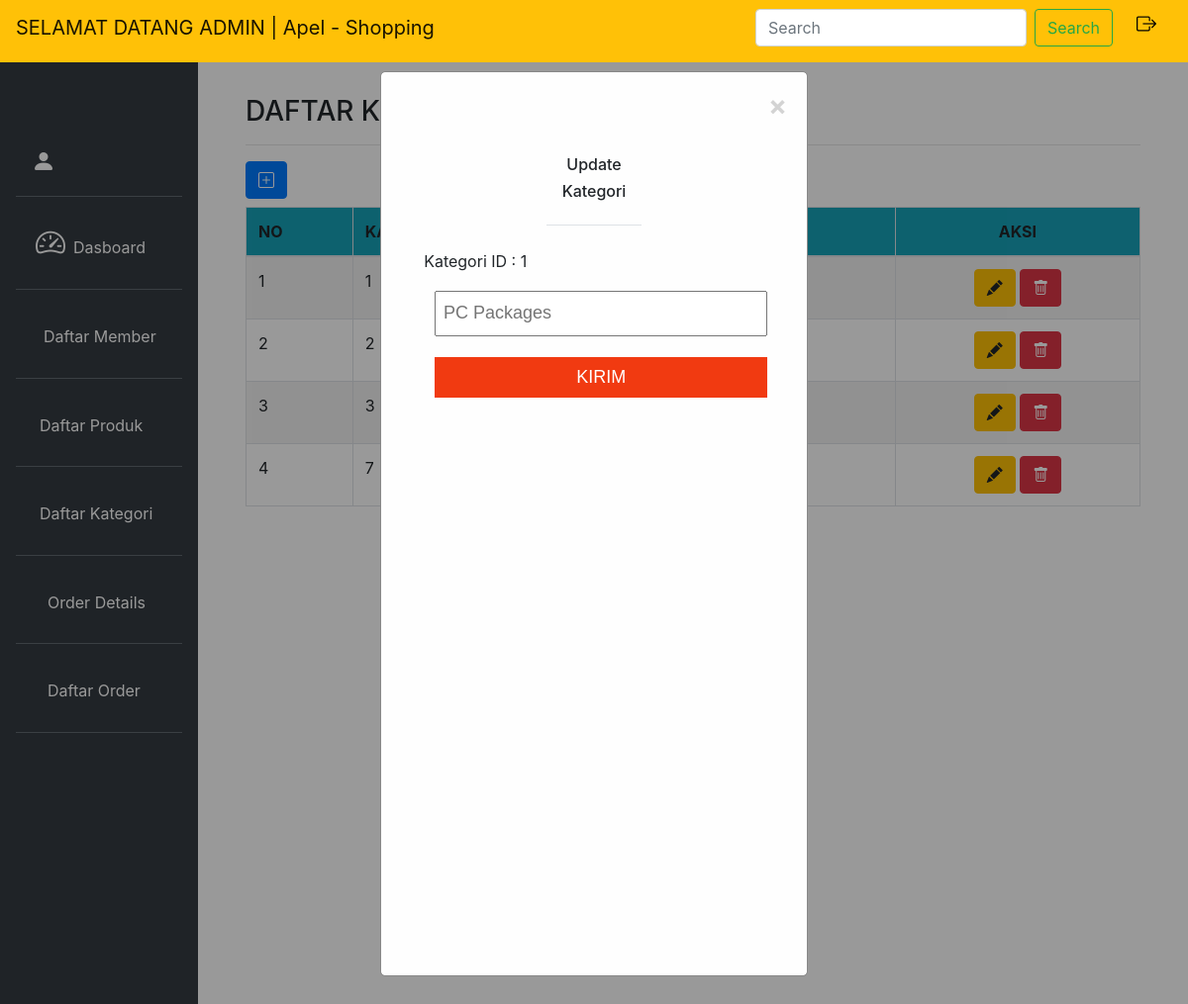
Screenshot of /admin/kategori/UpdateKategori.php?id=1 with the database file from the repository.
### tables this page shows
CREATE TABLE `kategori` (
  `KategoriID` int(15) NOT NULL,
  `Nama` varchar(50) NOT NULL
);

### config/KategoriConfig.php (called while the page is built, shortened)
<?php
class KategoriConfig
{
    private $conn;
    public function __construct() {
        $hostname = 'localhost';
        $dbname = 'uas';
        $username = 'root';
        $password = '';
        $this->conn = new PDO("mysql:host=$hostname;dbname=$dbname", "$username", "$password");
    }
    public function show()
    {
        $query = $this->conn->prepare("SELECT * FROM kategori");
        $query->execute();
        $data = $query->fetchAll();
        return $data;
    }
    public function get_by_id($id){
        $query = $this->conn->prepare("SELECT * FROM kategori where KategoriID=?");
        $query->bindParam(1, $id);
        $query->execute();
        return $query->fetch();
    }
}
?>

### admin/kategori/UpdateKategori.php (the view, shortened to what this page needs)
<?php
    include '../../config/KategoriConfig.php';
    $lib = new KategoriConfig();
    $data_siswa = $lib->show();
    if(isset($_GET['id'])){
        $id = $_GET['id'];
        $data_kategori = $lib->get_by_id($id);
        $nm_kategori = $data_kategori['Nama'];
    }
    else{
        header('Location: KategoriDisplay.php');
    }
    $id = $_GET['id'];
?>
<!DOCTYPE html>
<html lang="en">
<head>
    <link rel="stylesheet" href="https://cdn.jsdelivr.net/npm/bootstrap@4.6.0/dist/css/bootstrap.min.css">
    <link rel="stylesheet" href="../css/dashboard.css">
    <link rel="stylesheet" href="https://cdn.jsdelivr.net/npm/bootstrap-icons@1.5.0/font/bootstrap-icons.css">
</head>
<body>
    <nav class="navbar navbar-expand-lg navbar-light bg-warning fixed-top">
        <a class="navbar-brand" href="#">SELAMAT DATANG ADMIN | Apel - Shopping</a>
            <form class="form-inline my-2 my-lg-0 ml-auto">
            <input class="form-control mr-sm-2" type="search" placeholder="Search" aria-label="Search">
            <button class="btn btn-outline-success my-2 my-sm-0" type="submit">Search</button>
            </form>
            <div class="icon ml-4">
            <h5>
                <a href="../../logout.php"><i class="bi bi-box-arrow-right mr-3" data-toggle="tooltip" title="Sign Out"></i></a>
            </h5>
            </div>
    </nav>
        <div class="row no-gutters mt-5">
            <div class="col-md-2 bg-dark mt-2 pr-3">
                <div class="bglink">
                <ul class="nav flex-column ml-3">
                    <li class="nav-item">
                    <i class="bi bi-person-fill d-inline-block align-bottom rounded-circle mr-1 ml-3 " style="font-size: 24px; color: white;"></i>
                    <a class="navbar-brand" href="#"><?php echo $nama ?></a><hr class="bg-secondary">
                    </li>
                    <li class="nav-item">
                    <a class="nav-link active" href="../Dashboard.php"><i class="bi bi-speedometer2 pr-2 pl-1" style="font-size: 30px;"></i>Dasboard</a><hr class="bg-secondary">
                    </li>
                    <li class="nav-item">
                    <a class="nav-link" href="../Member/MemberDisplay.php"><i class="fas fa-user-graduate pr-2 pl-1" style="font-size: 27px;"></i> Daftar Member</a><hr class="bg-secondary">
                    </li>
                    <li class="nav-item">
                    <a class="nav-link active" href="../produk/ProdukDisplay.php"><i class="fas fa-user-edit pr-2" style="font-size: 27px;"></i> Daftar Produk</a><hr class="bg-secondary">
                    </li>
                    <li class="nav-item">
                    <a class="nav-link active" href="KategoriDisplay.php"><i class="fas fa-user-edit pr-2" style="font-size: 27px;"></i> Daftar Kategori</a><hr class="bg-secondary">
                    </li>
                    <li class="nav-item">
                    <a class="nav-link active" href="../orderdetails/DetailsDisplay.php"><i class="fas fa-calendar-alt pr-3" style="font-size: 27px;"></i> Order Details</a><hr class="bg-secondary">
                    </li>
                    <li class="nav-item">
                    <a class="nav-link active" href="../order/OrderDisplay.php"><i class="fas fa-paper-plane pr-3" style="font-size: 27px;"></i> Daftar Order</a><hr class="bg-secondary">
                    </li>
                </ul>
                </div>
            </div>
            <div class="col-md-10 p-5 pt-2">
                <h3>DAFTAR KATEGORI</h3><hr>
                <a href="#" id="AddBtn" class="btn btn-primary mb-2"><i class="bi bi-plus-square"></i></a>
                <table class="table table-striped table-bordered table-hover">
                <thead class="thead bg-info">
                    <tr>
                    <th scope="col">NO</th>
                    <th scope="col">KATEGORI ID</th>
                    <th scope="col">NAMA</th>
                    <th colspan="3" class="text-center" scope="col">AKSI</th>
                    </tr>
                </thead>
                <tbody>
                <?php
                    $no = 1;
                    foreach($data_siswa as $row){
                        echo "<tr>";
                        echo "<td>".$no."</td>";
                        echo "<td>".$row['KategoriID']."</td>";
                        echo "<td>".$row['Nama']."</td>";
                        echo "<td class='text-center'><a class='btn btn-warning' href='UpdateKategori.php?id=".$row['KategoriID']."'><i class='bi bi-pencil-fill'></i></a>
                        <a class='btn btn-danger' href='KategoriDisplay.php?delete=".$row['KategoriID']."'><i class='bi bi-trash'></i></a></td>";
                        echo "</tr>";
                        $no++;
                    }
                ?>
                </tbody>
                </table>
                <div id="KategoriModal" class="modal">
                    <div class="modal-content">
                        <span class="close">&times;</span>
                        <div class="modal-header">
                            <h2 class="ModalTittle">Update</h2>
                            <h2 class="ModalTittle">Kategori</h2>
                        </div>
                        <div class="modal-body">
                        <form class="input-form" method="POST" role="form">
                                <label for="itemID">Kategori ID : <?php echo $id ?> </label>
                                <input class="nama" id="nama" name="nm_kategori" type="text" placeholder="<?php echo $nm_kategori ?>">
                                <input class="Button" name="submit" type="submit" value="Kirim" readonly>
                            </form>
                        </div>
                    </div>
                </div>
            </div>
        </div>
</body>
</html>

### admin/css/dashboard.css (style rules this page uses)
.icon h5 i { color: black; }
.nav a { color: white; }
.navbar { padding-bottom: 15px; }
.bglink { margin-bottom: 295px; padding-top: 90px; }
.navbar-brand { font-size: 20px; }

### admin/kategori/UpdateKategori.php (style rules this page uses)
.modal { display: block; position: fixed; z-index: 1; left: 0; top: 0; width: 100%; height: 100%; overflow: auto; background-color: rgb(0,0,0); background-color: rgba(0,0,0,0.4); }
.modal-content { background-color: #fefefe; margin: 6% auto; padding: 20px; border: 1px solid #888; width: 26%; height: 80%; }
.modal-header { margin: auto; text-align: center; display: block; }
.modal-body .input-form { display: flex; flex-direction: column; margin: 2%; width: 100%; }
.input-form .nama { font-size: 18px; font-family: 'Plain', sans-serif; padding: 2%; margin: 3%; }
.input-form .Button { font-size: 18px; font-family: 'Plain', sans-serif; background-color: #f13a11; color: white; text-transform: uppercase; outline: none; border: none; padding: 2%; margin: 3%; text-align: center; cursor: pointer; }
.close { color: #aaa; display: flex; justify-content: right; font-size: 28px; font-weight: bold; padding-bottom: 20px; }
@media screen and (max-width: 1500px) { .modal-content { width: 35%; height: 90%; } }
@media screen and (max-width: 1200px) { .modal-content { width: 36%; height: 87%; } }
@media screen and (max-width: 1200px) { .modal-header .ModalTittle { font-size: var(--h3-font-size); } }

### rows the page displays
kategori: KategoriID "1", nm_kategori "PC Packages"
kategori: KategoriID "2"
kategori: KategoriID "3"
kategori: KategoriID "7"

### other values shown
$id "1"
